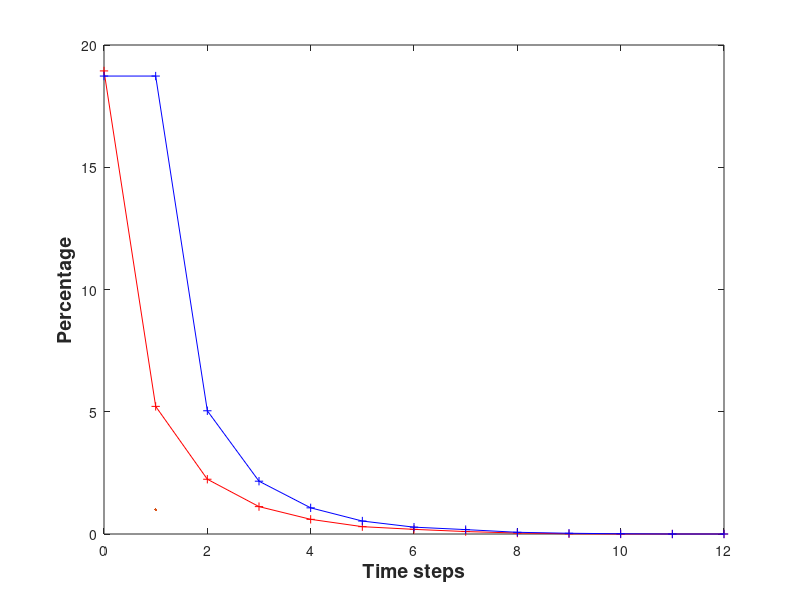

Write MATLAB code to recreate this figure. (Note: this script raises an error after producing the figure.)
%plot prevalence of smoking and average proportion of smoking friends of each agent.
x=(0:12);
%intervention=0
prevalence_smoking=[18.94,5.22,2.24,1.12,0.6,0.3,0.19,0.1,0.04,0.01,0.0,0.0,0.0];
average_prop_of_smoking_friends=[18.73,18.73,5.04,2.16,1.07,0.53,0.28,0.18,0.07,0.03,0.01,0.0,0.0];
%%%intervention=1
%prevalence_smoking=[18.94,2.7,0.34,0.02,0.01,0.0,0.0,0.0,0.0,0.0,0.0,0.0,0.0];
%average_prop_of_smoking_friends=[18.98,18.98,2.64,0.3,0.04,0.03,0.0,0.0,0.0,0.0,0.0,0.0,0.0];
plot(x,prevalence_smoking,'-+r',LineWidth=1);
hold on
plot(x,average_prop_of_smoking_friends,'-+b',LineWidth=1);
xlabel('Time steps','FontWeight','bold','FontSize',14);
ylabel('Percentage','FontWeight','bold','FontSize',14);
ax = gca;
ax.FontSize = 13;
ax.FontWeight='bold';
ax.XTick=0:1:12;
legend('Prevalence of Smoking','Average Proportion of Smoking Friends of Each Agent','Location','NE');
%title('Relationship of Prevalence of Smoking and Average Proportion of Smoking Friends of Each Agent');